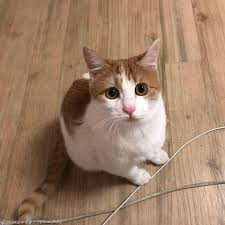
#> input picture assign2/images.jpeg, 225 x 225 px, found by its file name
$ python main.py
#> lines starting #> are read from the running program, lines starting #| are printed output that depends on the picture
import cv2

image = cv2.imread('/Users/gusdn0828/desktop/images.jpeg')
#> image is the input picture: shape (225, 225, 3); mean B, G, R 104.1, 126.9, 157.9

pt = (-1, -1)

title = 'assignment2 someobject'
cv2.rectangle(image, (80, 40), (170, 130), (0, 0, 255), 2)
cv2.putText(image, "cat", (80, 40), cv2.FONT_HERSHEY_PLAIN, 2, (0, 0, 255), thickness=2)
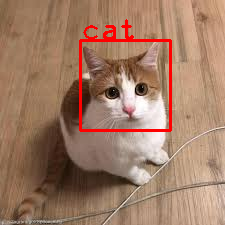
#> image: shape (225, 225, 3); mean B, G, R 101.1, 123.3, 160.3


def onMouse(event, x, y, flags, param):
    pass


cv2.imshow(title, image)
cv2.setMouseCallback(title, onMouse)
cv2.waitKey(0)
